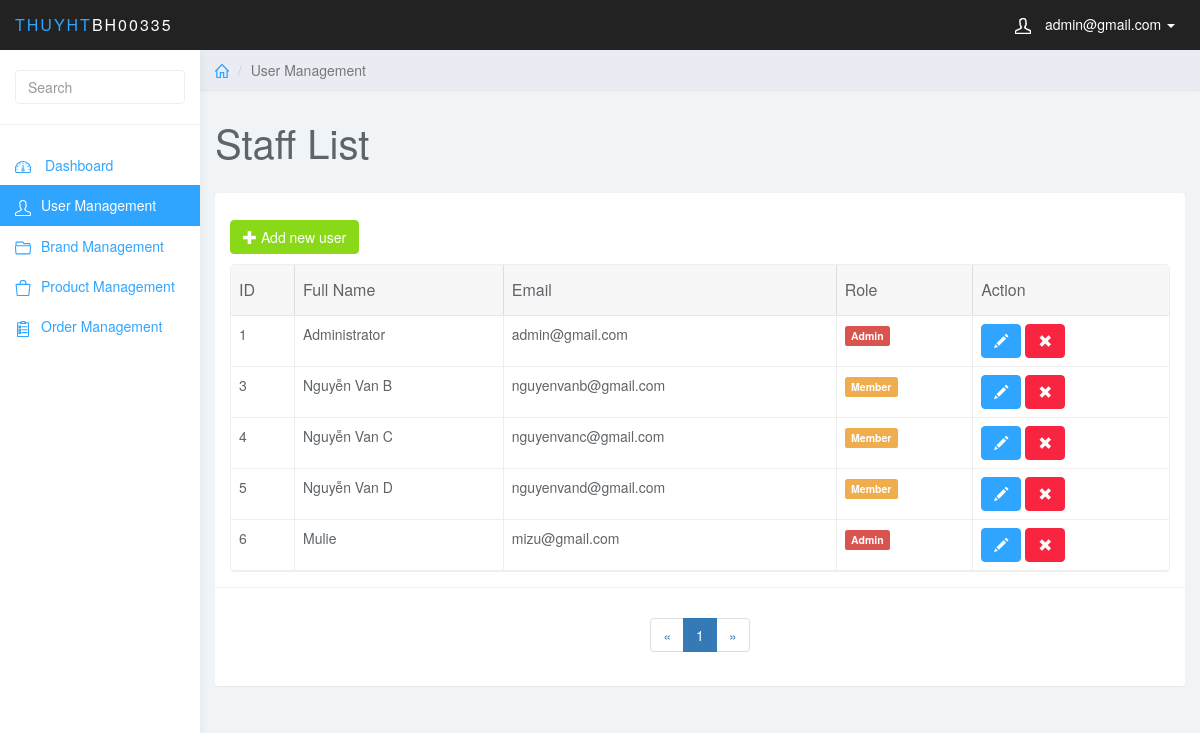
The page /admin/admin.php?page_layout=user (signed in) on the database its author committed.
### tables this page shows
CREATE TABLE `user` (
  `user_id` int(11) NOT NULL,
  `user_fullname` varchar(255) DEFAULT NULL,
  `user_mail` varchar(255) DEFAULT NULL,
  `user_pass` varchar(255) DEFAULT NULL,
  `user_level` int(11) DEFAULT NULL
);

### admin/user.php (the view, shortened to what this page needs)
<?php
    if(isset($_GET['page'])){
        $page = $_GET['page'];
    }else {
        $page = 1;
    }
    $row_per_page = 5;
    $f_key = $page * 5 - $row_per_page;
    include_once('config/connect.php');
    $count = mysqli_num_rows(mysqli_query($connect, "select * from category"));
    $total = ceil($count/$row_per_page);
    $page_nav = '';
    $pre_nav = $page - 1;
    $next_nav = $page + 1;
    if($pre_nav <= 0) $pre_nav = 1;
    if($next_nav > $total) $next_nav = $total;
    $page_nav .= '<li class="page-item"><a class="page-link"href="admin.php?page_layout=user&page='.$pre_nav.'">&laquo;</a></li>';
        if($total <= 2){
            for($temp = 1; $temp <= $total; $temp++){
                $page_nav .= '<li class="page-item ';
                if($temp == $page) $page_nav .= 'active';
                $page_nav .= '"><a class="page-link" href="admin.php?page_layout=user&page='.$temp.'">'.$temp.'</a></li>';
            }
        }
    $page_nav .= '<li class="page-item"><a class="page-link" href="admin.php?page_layout=user&page='.$next_nav.'">&raquo</a></li>';
?>
	<div class="col-sm-9 col-sm-offset-3 col-lg-10 col-lg-offset-2 main">
		<div class="row">
			<ol class="breadcrumb">
				<li><a href="#"><svg class="glyph stroked home"><use xlink:href="#stroked-home"></use></svg></a></li>
				<li class="active">User Management</li>
			</ol>
		</div>
		<div class="row">
			<div class="col-lg-12">
				<h1 class="page-header">Staff List</h1>
			</div>
		</div>
		<div id="toolbar" class="btn-group">
            <a href="admin.php?page_layout=add_user" class="btn btn-success">
                <i class="glyphicon glyphicon-plus"></i> Add new user
            </a>
        </div>
		<div class="row">
			<div class="col-lg-12">
				<div class="panel panel-default">
					<div class="panel-body">
                        <table
                            data-toolbar="#toolbar"
                            data-toggle="table">
						    <thead>
						    <tr>
						        <th data-field="id" data-sortable="true">ID</th>
						        <th data-field="name"  data-sortable="true">Full Name</th>
                                <th data-field="price" data-sortable="true">Email</th>
                                <th>Role</th>
                                <th>Action</th>
						    </tr>
                            </thead>
                            <tbody>
                                <?php
                                        include_once('config/connect.php');
                                        $sql_user_list = "select * from user order by user_id limit $f_key, $row_per_page";
                                        $data_sql = mysqli_query($connect, $sql_user_list);
                                        while($row = mysqli_fetch_array($data_sql)){
                                            echo '<tr>
                                                    <td style="">'.$row['user_id'].'</td>
                                                    <td style="">'.$row['user_fullname'].'</td>
                                                    <td style="">'.$row['user_mail'].'</td>';
                                            if($row['user_level'] == 1)echo '<td><span class="label label-danger">Admin</span></td>';
                                            else echo '<td><span class="label label-warning">Member</span></td>';
                                            echo '<td class="form-group">
                                                        <a href="admin.php?page_layout=edit_user&id='.$row['user_id'].'" class="btn btn-primary"><i class="glyphicon glyphicon-pencil"></i></a>
                                                        <a onclick="return delUser();" href="delete_user.php?id='.$row['user_id'].'" class="btn btn-danger"><i class="glyphicon glyphicon-remove"></i></a>
                                                    </td>
                                                </tr>';
                                        }
                                ?>
                            </tbody>
						</table>
                    </div>
                    <div class="panel-footer text-center">
                        <nav aria-label="Page navigation example">
                            <ul class="pagination">
                                <?php
                                    echo $page_nav;
                                ?>
                            </ul>
                        </nav>
                    </div>
				</div>
			</div>
		</div>
	</div>

### admin/css/styles.css (style rules this page uses)
body { background: #f1f4f7; padding-top: 50px; color: #5f6468; }
a, a:hover, a:focus { color: #30a5ff; }
h1, h2, h3, h4, h5, h6 { color: #5f6468; }
h1 { font-weight: 300; font-size: 40px; }
.btn-primary, .btn-primary:hover, .btn-primary:focus, .btn-primary:active, .btn-primary.active, .open > .dropdown-toggle.btn-primary, .btn-primary.disabled, .btn-primary[disabled], fieldset[disabled] .btn-primary, .btn-primary.disabled:hover, .btn-primary[disabled]:hover, fieldset[disabled] .btn-primary:hover, .btn-primary.disabled:focus, .btn-primary[disabled]:focus, fieldset[disabled] .btn-primary:focus, .btn-primary.disabled:active, .btn-primary[disabled]:active, fieldset[disabled] .btn-primary:active, .btn-primary.disabled.active, .btn-primary[disabled].active, fieldset[disabled] .btn-primary.active { background-color: #30a5ff; border-color: #30a5ff; }
.btn-success, .btn-success:hover, .btn-success:focus, .btn-success:active, .btn-success.active, .open > .dropdown-toggle.btn-success, .btn-success.disabled, .btn-success[disabled], fieldset[disabled] .btn-success, .btn-success.disabled:hover, .btn-success[disabled]:hover, fieldset[disabled] .btn-success:hover, .btn-success.disabled:focus, .btn-success[disabled]:focus, fieldset[disabled] .btn-success:focus, .btn-success.disabled:active, .btn-success[disabled]:active, fieldset[disabled] .btn-success:active, .btn-success.disabled.active, .btn-success[disabled].active, fieldset[disabled] .btn-success.active { background-color: #8ad919; border-color: #8ad919; }
.btn-danger, .btn-danger:hover, .btn-danger:focus, .btn-danger:active, .btn-danger.active, .open > .dropdown-toggle.btn-danger, .btn-danger.disabled, .btn-danger[disabled], fieldset[disabled] .btn-danger, .btn-danger.disabled:hover, .btn-danger[disabled]:hover, fieldset[disabled] .btn-danger:hover, .btn-danger.disabled:focus, .btn-danger[disabled]:focus, fieldset[disabled] .btn-danger:focus, .btn-danger.disabled:active, .btn-danger[disabled]:active, fieldset[disabled] .btn-danger:active, .btn-danger.disabled.active, .btn-danger[disabled].active, fieldset[disabled] .btn-danger.active { background-color: #f9243f; border-color: #f9243f; }
.panel { border: 0; }
.panel-footer { background: #fff; border-top: 1px solid #eee; }
.breadcrumb { border-radius: 0; padding: 10px 15px; background: #e9ecf2; box-shadow: 0 1px 1px rgba(0, 0, 0, .05); margin: 0 ; }
h1.page-header { margin-top: 30px; border-bottom: 0; }
.table { background: #fff; }
.breadcrumb .glyph { height: 14px; width: 14px; margin: -2px 0 0 0; stroke-width: 4px; }

### rows shown on the page
user: user_id "1", user_fullname "Administrator", user_mail "admin@gmail.com", user_level "Admin"
user: user_id "3", user_fullname "Nguyễn Van B", user_mail "nguyenvanb@gmail.com", user_level "Member"
user: user_id "4", user_fullname "Nguyễn Van C", user_mail "nguyenvanc@gmail.com", user_level "Member"
user: user_id "5", user_fullname "Nguyễn Van D", user_mail "nguyenvand@gmail.com", user_level "Member"
user: user_id "6", user_fullname "Mulie", user_mail "mizu@gmail.com", user_level "Admin"

### other values the page prints
$_SESSION['account'] "admin@gmail.com"
